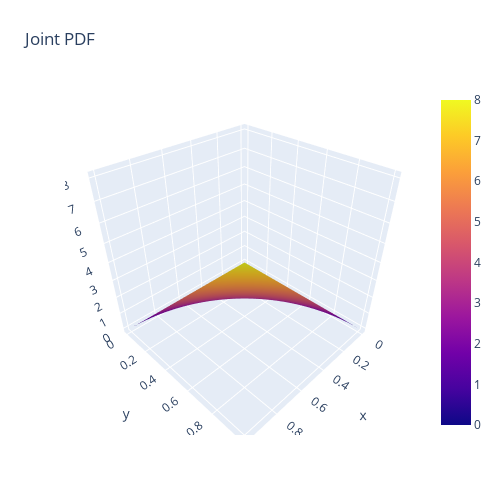

Notebook cell for this chart:
### Markdown cell above
## Exercise 1: It's Prob-time (...again-.-)!
- $$f_{(X,Y)} = \begin{cases}
        8 \cdot (x) \cdot (z) & for \: 0 < z < x < 1,\\
        0 & otherwise. \\
    \end{cases}$$
    To check if this is a legit pdf we have to first check that 
    - the pdf is always positive: this is always true since the support of both x and z is stricly positive
    - the pdf integrates to one 
    $$ 
    \int_{0}^{1} \int_{0}^{x} 8 \cdot (x) \cdot (z) \; dx dz = 
    \int_{0}^{1} 8 \cdot (x) \cdot \frac{z^2}{2}\Big|_{0}^{x} \; dx dz = 
    \int_{0}^{1} 4 \cdot (x^3) = 4 \cdot \frac{x^4}{4}\Big|_{0}^{1} = 1 - 0 = 1
    $$

### Code cell
import numpy as np
import matplotlib.pyplot as plt

def func(x):
    return 8 * x[0] * x[1] 

# Grid for plotting in the search space
x = np.linspace(0, 1, num = 101)
z = np.linspace(0, 1, num = 101)
X, Z = np.meshgrid(x, z)
Y = func([X,Z])
import plotly.graph_objects as go

fig = go.Figure(data=[go.Surface(x=X, y=Z, z = Y)])
fig.update_layout(title='Joint PDF', autosize=False,
                  width=500, height=500,
                  margin=dict(l=65, r=50, b=65, t=90))
fig.show()

### Figure 1 — Plotly figure (JSON) as saved in the notebook; plotly's stock layout.template omitted (floating-point values rounded to 4 significant figures; data arrays with more than 128 entries replaced by an {"elided": "..."} marker saying what was removed)
{"data": [{"type": "surface", "x": {"elided": "101x101 float values"}, "y": {"elided": "101x101 float values"}, "z": {"elided": "101x101 float values"}}], "layout": {"autosize": false, "height": 500, "margin": {"b": 65, "l": 65, "r": 50, "t": 90}, "title": {"text": "Joint PDF"}, "width": 500}}
